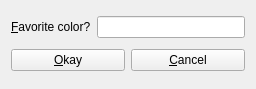
<?xml version="1.0" encoding="UTF-8"?>
<ui version="4.0">
 <class>AskWidget</class>
 <widget class="QWidget" name="AskWidget">
  <property name="geometry">
   <rect>
    <x>0</x>
    <y>0</y>
    <width>256</width>
    <height>89</height>
   </rect>
  </property>
  <property name="windowTitle">
   <string>Form</string>
  </property>
  <layout class="QVBoxLayout" name="verticalLayout">
   <item>
    <layout class="QHBoxLayout" name="horizontalLayout">
     <item>
      <widget class="QLabel" name="label">
       <property name="text">
        <string>&amp;Favorite color?</string>
       </property>
       <property name="buddy">
        <cstring>lineEdit</cstring>
       </property>
      </widget>
     </item>
     <item>
      <widget class="QLineEdit" name="lineEdit"/>
     </item>
    </layout>
   </item>
   <item>
    <layout class="QHBoxLayout" name="horizontalLayout_2">
     <item>
      <widget class="QPushButton" name="pushButton">
       <property name="text">
        <string>&amp;Okay</string>
       </property>
      </widget>
     </item>
     <item>
      <widget class="QPushButton" name="pushButton_2">
       <property name="text">
        <string>&amp;Cancel</string>
       </property>
      </widget>
     </item>
    </layout>
   </item>
  </layout>
 </widget>
 <resources/>
 <connections/>
</ui>
